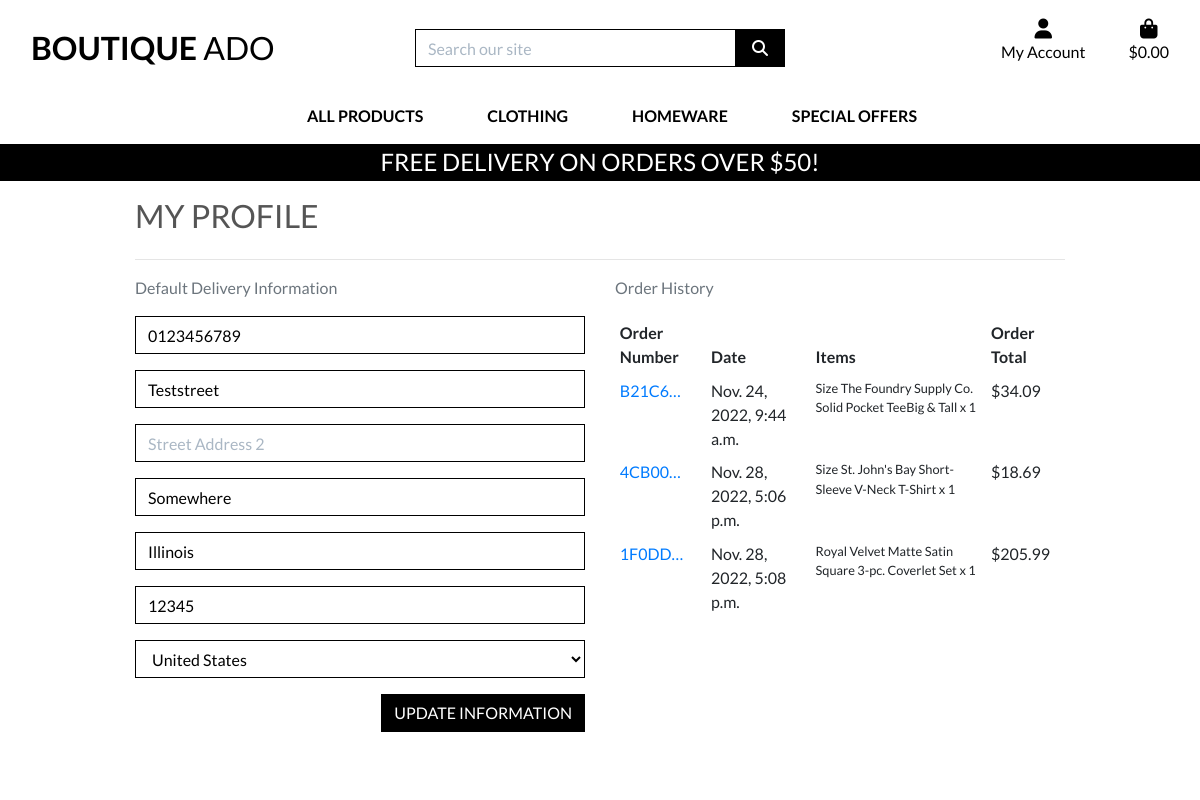
Screenshot of /profile/ (signed in) with the database file from the repository.
### profiles/models.py (models this page shows, shortened)
class UserProfile(models.Model):
    user = models.OneToOneField(User, on_delete=models.CASCADE)
    default_phone_number = models.CharField(max_length=20, null=True, blank=True)
    default_street_address1 = models.CharField(max_length=80, null=True, blank=True)
    default_street_address2 = models.CharField(max_length=80, null=True, blank=True)
    default_town_or_city = models.CharField(max_length=40, null=True, blank=True)
    default_county = models.CharField(max_length=80, null=True, blank=True)
    default_postcode = models.CharField(max_length=20, null=True, blank=True)
    default_country = CountryField(blank_label="Country", null=True, blank=True)

### checkout/models.py (models this page shows, shortened)
class Order(models.Model):
    order_number = models.CharField(max_length=32, null=False, editable=False)
    user_profile = models.ForeignKey(
        UserProfile,
        on_delete=models.SET_NULL,
        null=True,
        blank=True,
        related_name='orders')
    full_name = models.CharField(max_length=50, null=False, blank=False)
    email = models.EmailField(max_length=254, null=False, blank=False)
    phone_number = models.CharField(max_length=20, null=False, blank=False)
    country = CountryField(blank_label="Country *", null=False, blank=False)
    postcode = models.CharField(max_length=20, null=True, blank=True)
    town_or_city = models.CharField(max_length=40, null=False, blank=False)
    street_address1 = models.CharField(max_length=80, null=False, blank=False)
    street_address2 = models.CharField(max_length=80, null=True, blank=True)
    county = models.CharField(max_length=80, null=True, blank=True)
    date = models.DateTimeField(auto_now_add=True)
    delivery_cost = models.DecimalField(max_digits=6, decimal_places=2, null=False, default=0)
    order_total = models.DecimalField(max_digits=10, decimal_places=2, null=False, default=0)
    grand_total = models.DecimalField(max_digits=10, decimal_places=2, null=False, default=0)
    original_bag = models.TextField(null=False, blank=False, default='')
    stripe_pid = models.CharField(max_length=254, null=False, blank=False, default='')

class OrderLineItem(models.Model):
    order = models.ForeignKey(Order, null=False, blank=False, on_delete=models.CASCADE, related_name='lineitems')
    product = models.ForeignKey(Product, null=False, blank=False, on_delete=models.CASCADE)
    product_size = models.CharField(max_length=2, null=True, blank=True) # XS, S, M, L, XL
    quantity = models.IntegerField(null=False, blank=False, default=0)
    lineitem_total = models.DecimalField(max_digits=6, decimal_places=2, null=False, blank=False, editable=False)

### products/models.py (models this page shows, shortened)
class Product(models.Model):
    category = models.ForeignKey(
        'Category',
        null=True,
        blank=True,
        on_delete=models.SET_NULL)
    sku = models.CharField(
        max_length=254,
        null=True,
        blank=True)
    name = models.CharField(max_length=254)
    description = models.TextField()
    has_sizes = models.BooleanField(
        default=False,
        null=True,
        blank=True)
    price = models.DecimalField(
        max_digits=6,
        decimal_places=2)
    rating = models.DecimalField(
        max_digits=6,
        decimal_places=2,
        null=True,
        blank=True)
    image_url = models.URLField(
        max_length=1024,
        null=True,
        blank=True)
    image = models.ImageField(
        null=True,
        blank=True)

### profiles/views.py (the view)
# urls.py: path('profile/', include('profiles.urls')),
@login_required
def profile(request):
    profile = get_object_or_404(UserProfile, user=request.user)
    if request.method == 'POST':
        form = UserProfileForm(request.POST, instance=profile)
        if form.is_valid():
            form.save()
            messages.success(request, 'Profile updated successfully')
        else:
            messages.error(request, 'Update failed. \
                Please ensure the form is valid.')
    else:
        form = UserProfileForm(instance=profile)
    orders = profile.orders.all()
    template = 'profiles/profile.html'
    context = {
        'form': form,
        'orders': orders,
        'on_profile_page': True,
    }
    return render(request, template, context)

### profiles/forms.py
class UserProfileForm(forms.ModelForm):
    class Meta:
        model = UserProfile
        exclude = ('user',)
    def __init__(self, *args, **kwargs):
        super().__init__(*args, **kwargs)
        placeholders = {
            'default_phone_number': 'Phone Number',
            'default_postcode': 'Postal Code',
            'default_town_or_city': 'Town or City',
            'default_street_address1': 'Street Address 1',
            'default_street_address2': 'Street Address 2',
            'default_county': 'County, State or Locality',
        }
        self.fields['default_phone_number'].widget.attrs['autofocus'] = True
        for field in self.fields:
            if field != 'default_country':
                if self.fields[field].required:
                    placeholder = f'{placeholders[field]} *'
                else:
                    placeholder = placeholders[field]
                self.fields[field].widget.attrs['placeholder'] = placeholder
            self.fields[field].widget.attrs['class'] = 'border-black rounded-0 profile-form-input'
            self.fields[field].label = False

### bag/contexts.py (called while the page is built, shortened)
def bag_contents(request):
    bag_items = []
    total = 0
    product_count = 0
    bag = request.session.get('bag', {})
    if total < settings.FREE_DELIVERY_THRESHOLD:
        delivery = total * Decimal(settings.STANDARD_DELIVERY_PERCENTAGE/100)
        free_delivery_delta = settings.FREE_DELIVERY_THRESHOLD - total
    else:
        delivery = 0
        free_delivery_delta = 0
    grand_total = total + delivery
    context = {
        'bag_items': bag_items,
        'total': total,
        'product_count': product_count,
        'delivery': delivery,
        'free_delivery_delta': free_delivery_delta,
        'free_delivery_threshold': settings.FREE_DELIVERY_THRESHOLD,
        'grand_total': grand_total,
    }
    return context

### profiles/templates/profiles/profile.html (shortened to what this page needs)
{% extends "base.html" %}
{% load static %}
{% block extra_css %}
    <link rel="stylesheet" href="{% static 'profiles/css/profile.css' %}">
{% endblock %}
{% block page_header %}
    <div class="container header-container">
    </div>
{% endblock %}
{% block content %}
    <div class="overlay">
    </div>
    <div class="container">
        <div class="row">
            <div class="col">
                <h2 class="logo-font mb-4">
                    My Profile
                </h2>
                <hr>
            </div>
        </div>
        <div class="row">
            <div class="col-12 col-lg-6">
                <p class="text-muted">Default Delivery Information</p>
                <form action="{% url 'profile' %}" class="mt-3" method="POST" id="profile-update-form">
                    {{ form|crispy }}
                    <button class="btn btn-black rounded-0 text-uppercase float-right">Update Information</button>
                </form>
            </div>
            <div class="col-12 col-lg-6">
                <p class="text-muted">Order History</p>
                <div class="order-history table-responsive">
                    <table class="table table-sm table-borderless">
                        <thead>
                            <tr>
                                <th>Order Number</th>
                                <th>Date</th>
                                <th>Items</th>
                                <th>Order Total</th>
                            </tr>
                        </thead>
                        <tbody>
                            {% for order in orders %}
                                <tr>
                                    <td>
                                        <a href="{% url 'order_history' order.order_number %}"
                                        title="{{ order.order_number }}">
                                            {{ order.order_number|truncatechars:6 }}
                                        </a>
                                    </td>
                                    <td>{{ order.date }}</td>
                                    <td>
                                        <ul class="list-unstyled">
                                            {% for item in order.lineitems.all %}
                                                <li class="small">
                                                    {% if item.product.has_sizes %}
                                                        Size {{ item.product.size|upper }}
                                                    {% endif %}
                                                    {{ item.product.name }} x {{ item.quantity }}
                                                </li>
                                            {% endfor %}
                                        </ul>
                                    </td>
                                    <td>${{ order.grand_total }}</td>
                                </tr>
                            {% endfor %}
                        </tbody>
                    </table>
                </div>
            </div>
        </div>
    </div>
{% endblock %}

### static/css/base.css (style rules this page uses)
html { height: 100%; }
body { background: url('/media/homepage_background_cropped.jpg') no-repeat center center fixed; background-size: cover; height: calc(100vh - 164px); color: #555; font-family: 'Lato'; }
.logo-font { text-transform: uppercase; }
.btn-black { background: black; color: white; }
.border-black { border: 1px solid black !important; }
.overlay { height: 100%; width: 100%; top: 0; left: 0; position: fixed; background: white; z-index: -1; }
@media (min-width: 1200px) { .container { max-width: 80%; } }
@media (min-width: 992px) { .header-container { padding-top: 164px; } }

### profiles/static/profiles/css/profile.css (style rules this page uses)
#profile-update-form .form-control { color: #000; }
#profile-update-form input::placeholder { color: #aab7c4; }
#id_default_country, #id_default_country option:not(:first-child) { color: #000; }

### rows the page displays
UserProfile: default_phone_number "0123456789", default_street_address1 "Teststreet", default_town_or_city "Somewhere", default_county "Illinois", default_postcode "12345", default_country "United States"
Order: order_number "B21C6…", date "Nov. 24, 2022, 9:44 a.m.", grand_total "34.09"
OrderLineItem: product.name "The Foundry Supply Co. Solid Pocket TeeBig & Tall", quantity "1"
Order: order_number "4CB00…", date "Nov. 28, 2022, 5:06 p.m.", grand_total "18.69"
OrderLineItem: product.name "St. John's Bay Short-Sleeve V-Neck T-Shirt", quantity "1"
Order: order_number "1F0DD…", date "Nov. 28, 2022, 5:08 p.m.", grand_total "205.99"
OrderLineItem: product.name "Royal Velvet Matte Satin Square 3-pc. Coverlet Set", quantity "1"

### other values shown
{{ free_delivery_threshold }} "50"
